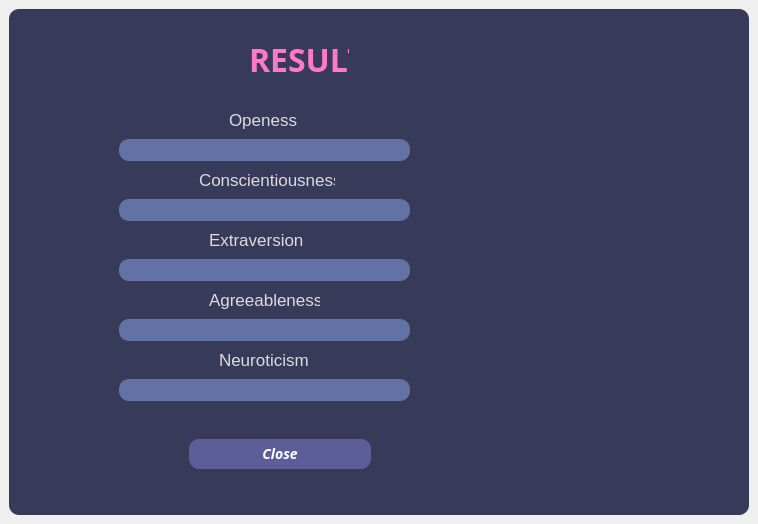
<?xml version="1.0" encoding="UTF-8"?>
<ui version="4.0">
 <class>MainWindow</class>
 <widget class="QMainWindow" name="MainWindow">
  <property name="geometry">
   <rect>
    <x>0</x>
    <y>0</y>
    <width>758</width>
    <height>524</height>
   </rect>
  </property>
  <property name="windowTitle">
   <string>MainWindow</string>
  </property>
  <widget class="QWidget" name="centralwidget">
   <layout class="QVBoxLayout" name="verticalLayout">
    <item>
     <widget class="QFrame" name="frame">
      <property name="styleSheet">
       <string notr="true">QFrame {
	background-color:rgb(56, 58, 89);
	color:rgb(220, 220, 220);
	border-radius:10px;
}</string>
      </property>
      <property name="frameShape">
       <enum>QFrame::StyledPanel</enum>
      </property>
      <property name="frameShadow">
       <enum>QFrame::Raised</enum>
      </property>
      <widget class="QLabel" name="lbl_User_Heading">
       <property name="geometry">
        <rect>
         <x>240</x>
         <y>30</y>
         <width>100</width>
         <height>40</height>
        </rect>
       </property>
       <property name="font">
        <font>
         <family>Calibri Light</family>
         <pointsize>24</pointsize>
         <weight>75</weight>
         <italic>false</italic>
         <bold>true</bold>
        </font>
       </property>
       <property name="styleSheet">
        <string notr="true">color:rgb(254, 121, 199);</string>
       </property>
       <property name="text">
        <string>RESULT</string>
       </property>
      </widget>
      <widget class="QPushButton" name="btn_submit">
       <property name="geometry">
        <rect>
         <x>180</x>
         <y>430</y>
         <width>182</width>
         <height>30</height>
        </rect>
       </property>
       <property name="font">
        <font>
         <family>Calibri Light</family>
         <pointsize>-1</pointsize>
         <weight>75</weight>
         <italic>true</italic>
         <bold>true</bold>
        </font>
       </property>
       <property name="styleSheet">
        <string notr="true">QPushButton{
    background-color:rgb(93, 93, 154);
    border-width: 2px;
	color: white;
    border-radius: 10px;
    border-color: beige;
    font: bold italic 14px;
    min-width: 10em;
    padding: 6px;
}
QPushButton:pressed {
    background-color:  #06beb6;
    border-style: inset;
}
</string>
       </property>
       <property name="text">
        <string>Close</string>
       </property>
      </widget>
      <widget class="QProgressBar" name="progrs_agreeableness">
       <property name="geometry">
        <rect>
         <x>110</x>
         <y>310</y>
         <width>291</width>
         <height>22</height>
        </rect>
       </property>
       <property name="font">
        <font>
         <family>Calibri Light</family>
         <italic>true</italic>
        </font>
       </property>
       <property name="styleSheet">
        <string notr="true">QProgressBar {

	background-color:rgb(98, 114, 164);
	color:rgb(200,200,200);
	border-style:none;
	border-radius:10px;
	text-align:center;

}
QProgressBar::chunk{
	border-radius:10px;
	background-color:qlineargradient(spread:pad, x1:0, y1:0.511364, x2:1, y2:0.523,stop:0 #de6262,stop:1 #ffb88c);
}</string>
       </property>
       <property name="value">
        <number>0</number>
       </property>
       <property name="format">
        <string/>
       </property>
      </widget>
      <widget class="QProgressBar" name="progrs_extraversion">
       <property name="geometry">
        <rect>
         <x>110</x>
         <y>250</y>
         <width>291</width>
         <height>22</height>
        </rect>
       </property>
       <property name="font">
        <font>
         <family>Calibri Light</family>
         <italic>true</italic>
        </font>
       </property>
       <property name="styleSheet">
        <string notr="true">QProgressBar {

	background-color:rgb(98, 114, 164);
	color:rgb(200,200,200);
	border-style:none;
	border-radius:10px;
	text-align:center;

}
QProgressBar::chunk{
	border-radius:10px;
	background-color:qlineargradient(spread:pad, x1:0, y1:0, x2:1, y2:1, stop:0 rgba(66, 133, 255, 255), stop:1 rgba(180, 180, 180, 255))
}</string>
       </property>
       <property name="value">
        <number>0</number>
       </property>
       <property name="format">
        <string/>
       </property>
      </widget>
      <widget class="QProgressBar" name="progrs_neuroticism">
       <property name="geometry">
        <rect>
         <x>110</x>
         <y>370</y>
         <width>291</width>
         <height>22</height>
        </rect>
       </property>
       <property name="font">
        <font>
         <family>Calibri Light</family>
         <italic>true</italic>
        </font>
       </property>
       <property name="styleSheet">
        <string notr="true">QProgressBar {

	background-color:rgb(98, 114, 164);
	color:rgb(200,200,200);
	border-style:none;
	border-radius:10px;
	text-align:center;

}
QProgressBar::chunk{
	border-radius:10px;
	background-color:qlineargradient(spread:pad, x1:0, y1:0, x2:1, y2:1, stop:0 #eacda3, stop:1 #d6ae7b);
}</string>
       </property>
       <property name="value">
        <number>0</number>
       </property>
       <property name="format">
        <string/>
       </property>
      </widget>
      <widget class="QProgressBar" name="progrs_conscientiousness">
       <property name="geometry">
        <rect>
         <x>110</x>
         <y>190</y>
         <width>291</width>
         <height>22</height>
        </rect>
       </property>
       <property name="font">
        <font>
         <family>Calibri Light</family>
         <italic>true</italic>
        </font>
       </property>
       <property name="styleSheet">
        <string notr="true">QProgressBar {
	background-color:rgb(98, 114, 164);
	color:rgb(200,200,200);
	border-style:none;
	border-radius:10px;
	text-align:center;

}
QProgressBar::chunk{
	border-radius:10px;
	background-color: qlineargradient(spread:pad, x1:0, y1:0, x2:1, y2:1, stop:0 rgba(93, 242, 168, 255), stop:1 rgba(171, 171, 171, 255));
}</string>
       </property>
       <property name="value">
        <number>0</number>
       </property>
       <property name="format">
        <string/>
       </property>
      </widget>
      <widget class="QProgressBar" name="progrs_oppeness">
       <property name="geometry">
        <rect>
         <x>110</x>
         <y>130</y>
         <width>291</width>
         <height>22</height>
        </rect>
       </property>
       <property name="font">
        <font>
         <family>Calibri Light</family>
         <italic>true</italic>
        </font>
       </property>
       <property name="styleSheet">
        <string notr="true">QProgressBar {
	background-color:rgb(98, 114, 164);
	color:rgb(200,200,200);
	border-style:none;
	border-radius:10px;
	text-align:center;
    Opacity:0.5;

}
QProgressBar::chunk{
	border-radius:10px;
	background-color: qlineargradient(spread:pad, x1:0, y1:0, x2:1, y2:1, stop:0 #06beb6, stop: 1 #48b1bf);
setVisible: False;
}</string>
       </property>
       <property name="maximum">
        <number>100</number>
       </property>
       <property name="value">
        <number>0</number>
       </property>
       <property name="textVisible">
        <bool>false</bool>
       </property>
       <property name="format">
        <string/>
       </property>
      </widget>
      <widget class="QLabel" name="label">
       <property name="geometry">
        <rect>
         <x>220</x>
         <y>100</y>
         <width>71</width>
         <height>21</height>
        </rect>
       </property>
       <property name="font">
        <font>
         <pointsize>13</pointsize>
        </font>
       </property>
       <property name="text">
        <string>Openess</string>
       </property>
      </widget>
      <widget class="QLabel" name="label_2">
       <property name="geometry">
        <rect>
         <x>190</x>
         <y>160</y>
         <width>136</width>
         <height>21</height>
        </rect>
       </property>
       <property name="font">
        <font>
         <pointsize>13</pointsize>
        </font>
       </property>
       <property name="text">
        <string>Conscientiousness</string>
       </property>
      </widget>
      <widget class="QLabel" name="label_3">
       <property name="geometry">
        <rect>
         <x>200</x>
         <y>220</y>
         <width>101</width>
         <height>21</height>
        </rect>
       </property>
       <property name="font">
        <font>
         <pointsize>13</pointsize>
        </font>
       </property>
       <property name="text">
        <string>Extraversion</string>
       </property>
      </widget>
      <widget class="QLabel" name="label_4">
       <property name="geometry">
        <rect>
         <x>200</x>
         <y>280</y>
         <width>111</width>
         <height>21</height>
        </rect>
       </property>
       <property name="font">
        <font>
         <pointsize>13</pointsize>
        </font>
       </property>
       <property name="text">
        <string>Agreeableness</string>
       </property>
      </widget>
      <widget class="QLabel" name="label_5">
       <property name="geometry">
        <rect>
         <x>210</x>
         <y>340</y>
         <width>91</width>
         <height>21</height>
        </rect>
       </property>
       <property name="font">
        <font>
         <pointsize>13</pointsize>
        </font>
       </property>
       <property name="text">
        <string>Neuroticism</string>
       </property>
      </widget>
     </widget>
    </item>
   </layout>
  </widget>
 </widget>
 <resources/>
 <connections/>
</ui>
